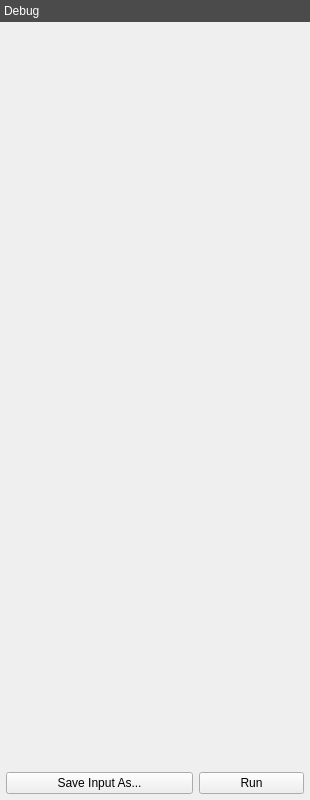
<?xml version="1.0" encoding="UTF-8"?>
<ui version="4.0">
 <class>quantyDockWidget</class>
 <widget class="QDockWidget" name="quantyDockWidget">
  <property name="geometry">
   <rect>
    <x>0</x>
    <y>0</y>
    <width>310</width>
    <height>800</height>
   </rect>
  </property>
  <property name="sizePolicy">
   <sizepolicy hsizetype="MinimumExpanding" vsizetype="Preferred">
    <horstretch>0</horstretch>
    <verstretch>0</verstretch>
   </sizepolicy>
  </property>
  <property name="minimumSize">
   <size>
    <width>310</width>
    <height>350</height>
   </size>
  </property>
  <property name="styleSheet">
   <string notr="true">QToolBox::tab {
    background-color: rgb(75, 75, 75);
    color: white;
}</string>
  </property>
  <property name="features">
   <set>QDockWidget::DockWidgetFloatable|QDockWidget::DockWidgetMovable</set>
  </property>
  <property name="allowedAreas">
   <set>Qt::LeftDockWidgetArea|Qt::RightDockWidgetArea</set>
  </property>
  <property name="windowTitle">
   <string>Quanty</string>
  </property>
  <widget class="QWidget" name="quantyDockWidgetContents">
   <property name="sizePolicy">
    <sizepolicy hsizetype="Ignored" vsizetype="Preferred">
     <horstretch>0</horstretch>
     <verstretch>0</verstretch>
    </sizepolicy>
   </property>
   <layout class="QVBoxLayout" name="quantyDockWidgetVBoxLayout">
    <property name="spacing">
     <number>0</number>
    </property>
    <property name="leftMargin">
     <number>0</number>
    </property>
    <property name="topMargin">
     <number>0</number>
    </property>
    <property name="rightMargin">
     <number>0</number>
    </property>
    <property name="bottomMargin">
     <number>0</number>
    </property>
    <item>
     <widget class="QToolBox" name="toolBox">
      <property name="enabled">
       <bool>true</bool>
      </property>
      <property name="lineWidth">
       <number>0</number>
      </property>
      <property name="tabSpacing">
       <number>6</number>
      </property>
      <widget class="QWidget" name="debug">
       <property name="geometry">
        <rect>
         <x>0</x>
         <y>0</y>
         <width>310</width>
         <height>714</height>
        </rect>
       </property>
       <attribute name="label">
        <string>Debug</string>
       </attribute>
       <layout class="QVBoxLayout" name="generalPageVerticalLayout">
        <property name="leftMargin">
         <number>6</number>
        </property>
        <property name="topMargin">
         <number>6</number>
        </property>
        <property name="rightMargin">
         <number>6</number>
        </property>
        <property name="bottomMargin">
         <number>6</number>
        </property>
       </layout>
      </widget>
     </widget>
    </item>
    <item>
     <layout class="QHBoxLayout" name="buttonsHBoxLayout">
      <property name="spacing">
       <number>6</number>
      </property>
      <property name="leftMargin">
       <number>6</number>
      </property>
      <property name="topMargin">
       <number>6</number>
      </property>
      <property name="rightMargin">
       <number>6</number>
      </property>
      <property name="bottomMargin">
       <number>6</number>
      </property>
      <item>
       <widget class="QPushButton" name="saveInputAsPushButton">
        <property name="focusPolicy">
         <enum>Qt::NoFocus</enum>
        </property>
        <property name="toolTip">
         <string>&lt;html&gt;&lt;head/&gt;&lt;body&gt;&lt;p&gt;Save the Quanty input file.&lt;/p&gt;&lt;/body&gt;&lt;/html&gt;</string>
        </property>
        <property name="text">
         <string>Save Input As...</string>
        </property>
        <property name="icon">
         <iconset>
          <normaloff>../../icons/save.svg</normaloff>../../icons/save.svg</iconset>
        </property>
        <property name="iconSize">
         <size>
          <width>16</width>
          <height>16</height>
         </size>
        </property>
        <property name="autoDefault">
         <bool>true</bool>
        </property>
       </widget>
      </item>
      <item>
       <widget class="QPushButton" name="calculationPushButton">
        <property name="maximumSize">
         <size>
          <width>105</width>
          <height>16777215</height>
         </size>
        </property>
        <property name="focusPolicy">
         <enum>Qt::NoFocus</enum>
        </property>
        <property name="toolTip">
         <string>&lt;html&gt;&lt;head/&gt;&lt;body&gt;&lt;p&gt;Run Quanty.&lt;/p&gt;&lt;/body&gt;&lt;/html&gt;</string>
        </property>
        <property name="text">
         <string>Run</string>
        </property>
        <property name="icon">
         <iconset>
          <normaloff>../../icons/play.svg</normaloff>../../icons/play.svg</iconset>
        </property>
        <property name="iconSize">
         <size>
          <width>16</width>
          <height>16</height>
         </size>
        </property>
        <property name="checkable">
         <bool>false</bool>
        </property>
       </widget>
      </item>
     </layout>
    </item>
   </layout>
  </widget>
 </widget>
 <tabstops>
  <tabstop>calculationPushButton</tabstop>
  <tabstop>saveInputAsPushButton</tabstop>
 </tabstops>
 <resources/>
 <connections/>
</ui>
